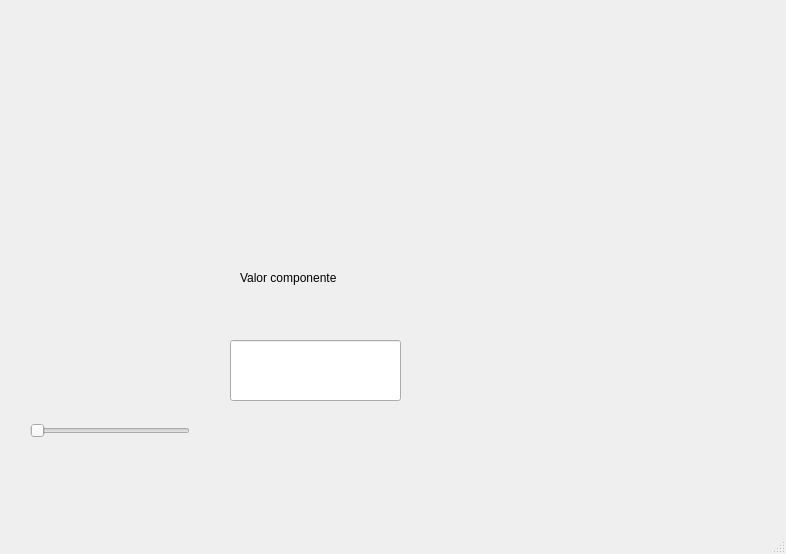
<?xml version="1.0" encoding="UTF-8"?>
<ui version="4.0">
 <class>MainWindow</class>
 <widget class="QMainWindow" name="MainWindow">
  <property name="geometry">
   <rect>
    <x>0</x>
    <y>0</y>
    <width>786</width>
    <height>554</height>
   </rect>
  </property>
  <property name="windowTitle">
   <string>MainWindow</string>
  </property>
  <widget class="QWidget" name="centralwidget">
   <widget class="QLabel" name="label">
    <property name="geometry">
     <rect>
      <x>50</x>
      <y>30</y>
      <width>101</width>
      <height>151</height>
     </rect>
    </property>
    <property name="styleSheet">
     <string notr="true"/>
    </property>
    <property name="text">
     <string/>
    </property>
    <property name="pixmap">
     <pixmap resource="../Archivos/Recursos.qrc">:/logos/logo facultad de ingenieria uat.png</pixmap>
    </property>
    <property name="scaledContents">
     <bool>true</bool>
    </property>
   </widget>
   <widget class="QLineEdit" name="lineEdit">
    <property name="geometry">
     <rect>
      <x>230</x>
      <y>340</y>
      <width>171</width>
      <height>61</height>
     </rect>
    </property>
   </widget>
   <widget class="QLabel" name="label_2">
    <property name="geometry">
     <rect>
      <x>240</x>
      <y>270</y>
      <width>101</width>
      <height>16</height>
     </rect>
    </property>
    <property name="text">
     <string>Valor componente</string>
    </property>
   </widget>
   <widget class="QLabel" name="label_3">
    <property name="geometry">
     <rect>
      <x>500</x>
      <y>340</y>
      <width>101</width>
      <height>151</height>
     </rect>
    </property>
    <property name="styleSheet">
     <string notr="true"/>
    </property>
    <property name="text">
     <string/>
    </property>
    <property name="pixmap">
     <pixmap resource="../Archivos/Recursos.qrc">:/logos/logo equipo 3.jpg</pixmap>
    </property>
    <property name="scaledContents">
     <bool>true</bool>
    </property>
   </widget>
   <widget class="QLabel" name="label_4">
    <property name="geometry">
     <rect>
      <x>500</x>
      <y>10</y>
      <width>101</width>
      <height>151</height>
     </rect>
    </property>
    <property name="styleSheet">
     <string notr="true"/>
    </property>
    <property name="text">
     <string/>
    </property>
    <property name="pixmap">
     <pixmap resource="../Archivos/Recursos.qrc">:/logos/Logo UAT.png</pixmap>
    </property>
    <property name="scaledContents">
     <bool>true</bool>
    </property>
   </widget>
   <widget class="QSlider" name="horizontalSlider">
    <property name="geometry">
     <rect>
      <x>30</x>
      <y>420</y>
      <width>160</width>
      <height>22</height>
     </rect>
    </property>
    <property name="orientation">
     <enum>Qt::Horizontal</enum>
    </property>
   </widget>
  </widget>
  <widget class="QMenuBar" name="menubar">
   <property name="geometry">
    <rect>
     <x>0</x>
     <y>0</y>
     <width>786</width>
     <height>21</height>
    </rect>
   </property>
  </widget>
  <widget class="QStatusBar" name="statusbar"/>
 </widget>
 <resources>
  <include location="../Archivos/Recursos.qrc"/>
 </resources>
 <connections/>
</ui>
